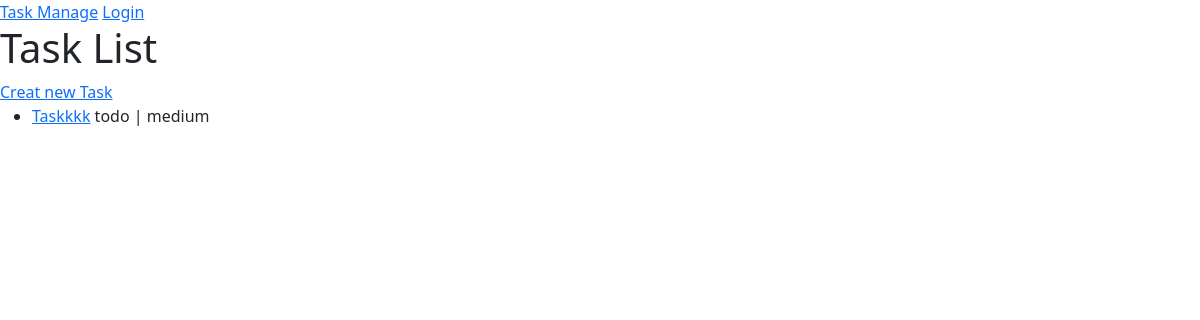
The app's page /, older data.
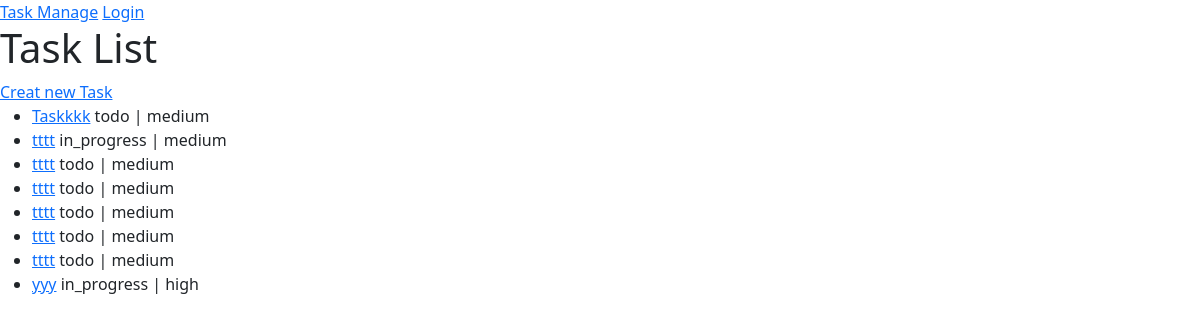
The same page, newer data.
### task/models.py (models this page shows, shortened)
class Task(models.Model):
    STATUS_CHOICES = [
        ("todo", "To Do"),
        ("in_progress", "In Progress"),
        ("done", "Done")
    ]
    PRIORITY_CHOICES = [
        ("low", "Low"),
        ("medium", "Medium"),
        ("high", "High")
    ]
    title = models.CharField(max_length=256)
    description = models.TextField()
    status = models.CharField(max_length=20, choices=STATUS_CHOICES)
    priority = models.CharField(max_length=20, choices=PRIORITY_CHOICES)
    deadline = models.DateTimeField()
    owner = models.ForeignKey(User, on_delete=models.CASCADE, related_name="tasks")

### task/views.py (the view)
# urls.py: path("", views.TaskListView.as_view(), name="task-list"),
class TaskListView(ListView):
    model = Task
    context_object_name = "tasks"
    template_name = "task/task_list.html"

### templates/task/task_list.html
{% extends 'base.html' %}
{% block content %}
    <h1>Task List</h1>
    <a href="{% url 'tasks:task-create'%}">Creat new Task</a>
    <ul>
        {% for task in tasks %}
            <li>
                <a href="{% url 'tasks:task-detail' task.id %}">{{ task.title }}</a>
                {{ task.status }} | {{ task.priority }}
            </li>
        {% empty %}
            <li>No tasks found.</li>
        {% endfor %}
    </ul>
{% endblock %}

Row changes from the older to the newer data that the page shows:
added Task: title "tttt", status "in_progress", priority "medium"
added Task: title "tttt", status "todo", priority "medium"
added Task: title "tttt", status "todo", priority "medium"
added Task: title "tttt", status "todo", priority "medium"
added Task: title "tttt", status "todo", priority "medium"
added Task: title "tttt", status "todo", priority "medium"
added Task: title "yyy", status "in_progress", priority "high"
